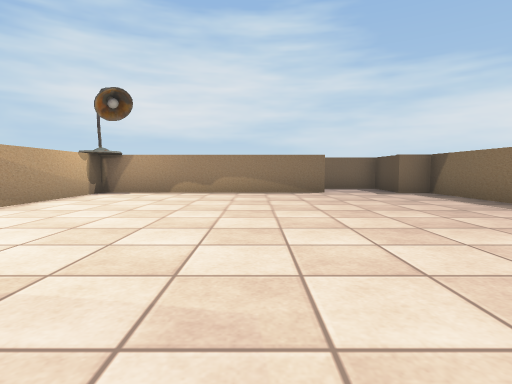
view 1 (above)

16 first-person views from a walk through a 3-D level made in the Unity game engine. The camera is 0.29 m above the floor, tilts 4° down and sees 80° across. The floor is counted in squares, 0.5 m on a side. Each view is taken from the middle of a square. On the plan, view 1 faces up. The plan holds only what a view shows up to about 9 squares ahead; the rest is blank. The player is left out. Some surface patterns are stand-ins.

view 2
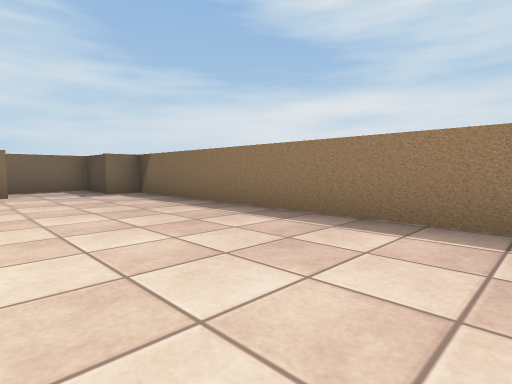

view 3
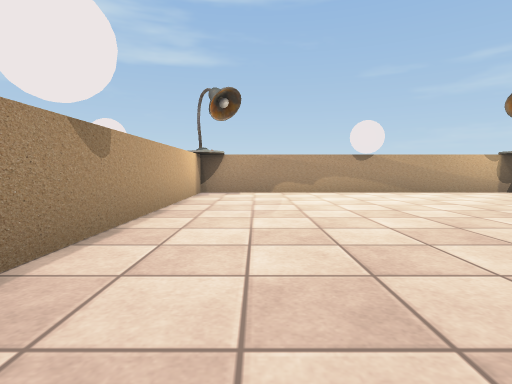

view 4
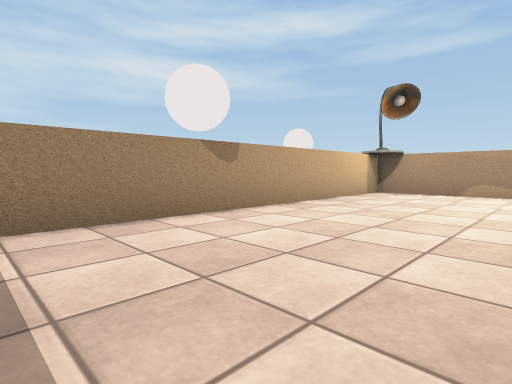

view 5
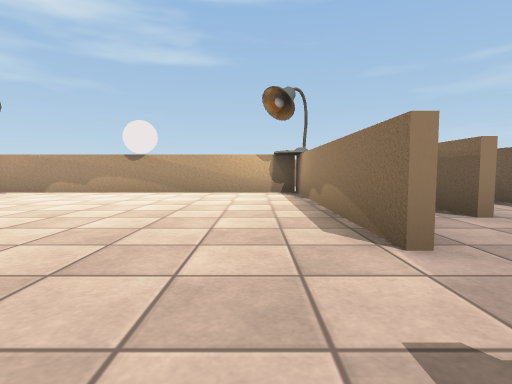

view 6
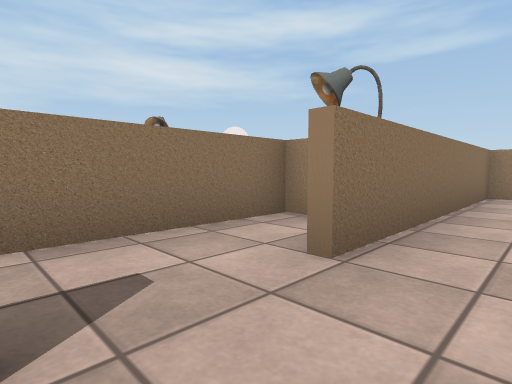

view 7
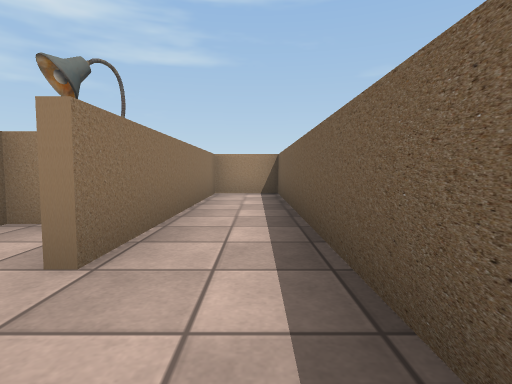

view 8
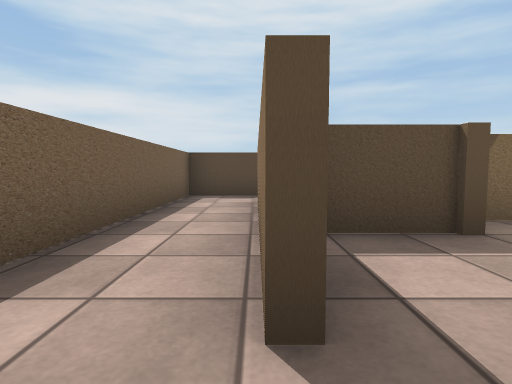

view 9
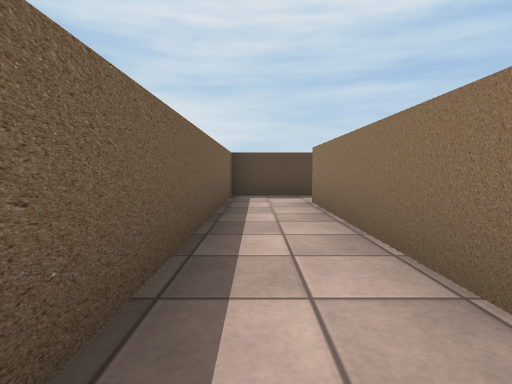

view 10
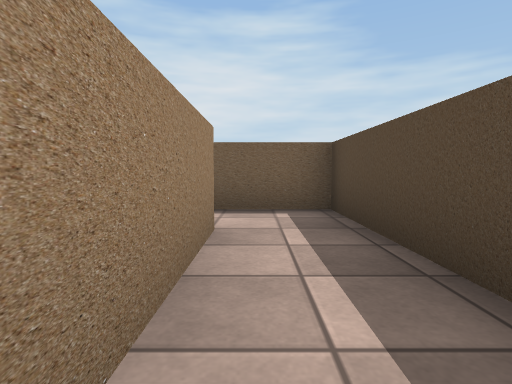

view 11
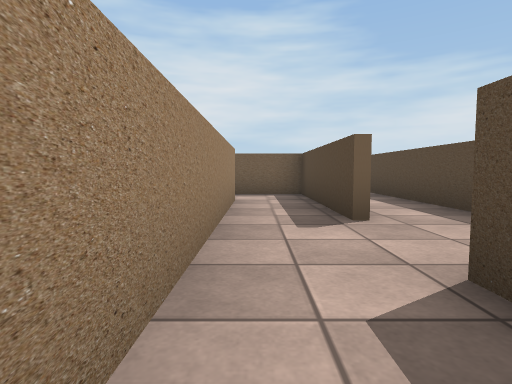

view 12
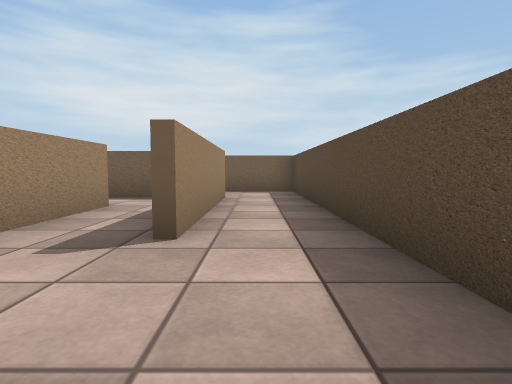

view 13
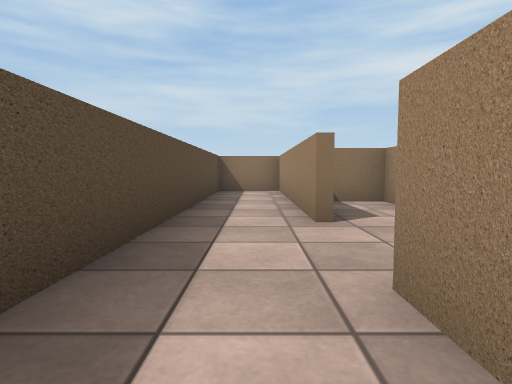

view 14
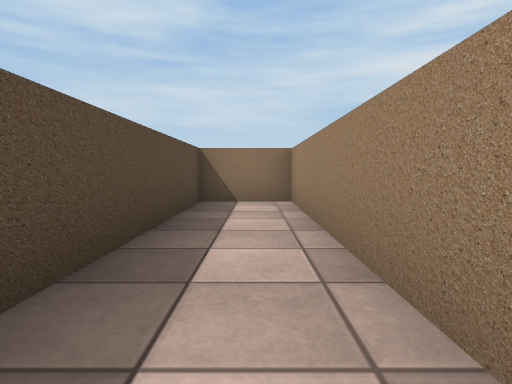

view 15
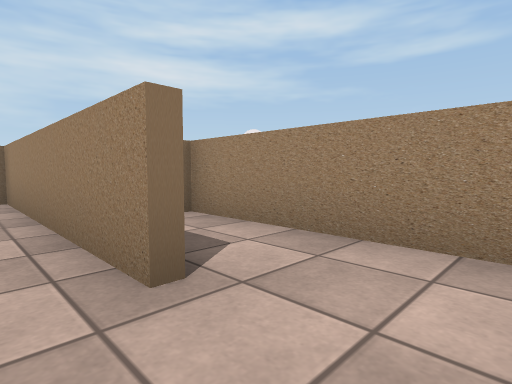

view 16
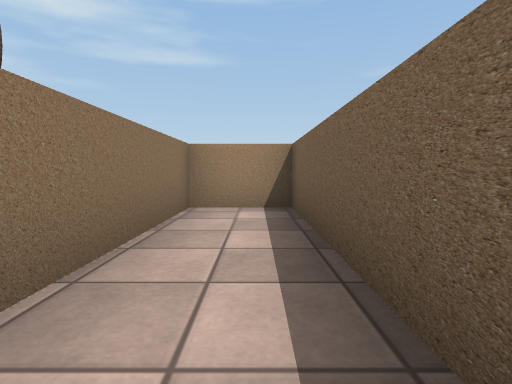

### Floor plan
Points are (right, up) in squares from view 1. A wall is a line through its corners. A room is listed if a view was taken in it or the views show most of it. See-through windows are left out.
Room 1 (views 1, 2, 3, 4, 5)
walls: (4.5, 0.2) (4.5, 8.1) (3.8, 8.1); (1.9, 8.1) (-3.5, 8.1); (-4.1, 7.5) (-4.1, -0.5) (3.8, -0.5)
ways out: opening at (2.5, 8) to room 4
Room 2 (views 6, 7, 8, 9, 10, 11, 16)
walls: (1.9, 10) (6.6, 10) (6.6, 3.3) (7.6, 3.3); (8.1, 7.5) (8.1, 11.6) (-5.8, 11.6) (-5.8, 10) (0.2, 10)
ways out: opening at (8, 6.5) to room 3; opening at (1, 10) to room 4
Room 3 (views 12, 13, 14, 15)
walls: (8.3, 5.6) (8.3, 0.3) (10, 0.3) (10, 13.5) (8.1, 13.5); (8.3, 11.8) (8.3, 7.5)
ways out: opening at (8, 6.5) to room 2; opening at (8, 13)
Room 4 (no view inside)
walls: (0.2, 9.8) (-0.8, 9.8); (3.8, 8.1) (3.8, 9.8) (1.9, 9.8); (-1.3, 8.8) (-1.3, 8.3) (1.9, 8.3)
ways out: opening at (2.5, 8) to room 1; opening at (1, 10) to room 2

Where each view was taken, in squares from view 1:
view 1: 0 up, 0 right, facing up
view 2: 0 up, 1 right, facing up-right
view 3: 1 up, 4 right, facing left
view 4: 3 up, 4 right, facing down-left
view 5: 7 up, 4 right, facing left
view 6: 11 up, 2 right, facing down-left
view 7: 11 up, 2 right, facing left
view 8: 10 up, 1 right, facing right
view 9: 11 up, 1 right, facing right
view 10: 7 up, 7 right, facing up
view 11: 4 up, 7 right, facing up
view 12: 5 up, 9 right, facing up
view 13: 9 up, 9 right, facing down
view 14: 6 up, 9 right, facing down
view 15: 7 up, 9 right, facing down-left
view 16: 11 up, 1 left, facing left
